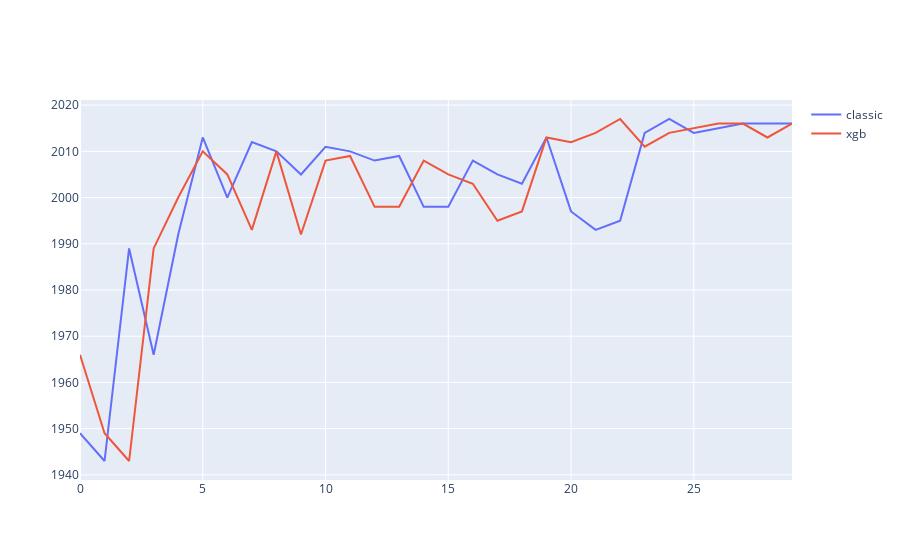

Notebook source saved alongside this figure:
### Markdown cell above
### Compare it to the classic Ranklib model

### Code cell
from ltr.release_date_plot import plot
plot(client, "batman", models = ['classic', 'xgb'])

### Figure 1 — Plotly figure (JSON) as saved in the notebook; plotly's stock layout.template omitted (floating-point values rounded to 4 significant figures)
{"data": [{"mode": "lines", "name": "classic", "text": ["Batman and Robin (1.7170436)", "Batman (1.5719552)", "Batman (-3.9741955)", "Batman (-4.0436997)", "Batman Returns (-4.0865974)", "Batman: The Dark Knight Returns, Part 2 (-4.1983223)", "Batman Beyond: Return of the Joker (-4.1983223)", "Batman: The Dark Knight Returns, Part 1 (-4.1983223)", "Batman: Under the Red Hood (-4.1983223)", "Batman Begins (-4.1983223)", "Batman: Year One (-4.1983223)", "Superman/Batman: Apocalypse (-4.1983223)", "Batman: Gotham Knight (-4.1983223)", "Superman/Batman: Public Enemies (-4.1983223)", "Batman & Mr. Freeze: SubZero (-4.1983223)", "The Batman Superman Movie: World's Finest (-4.1983223)", "Batman Unmasked: The Psychology of the Dark Knight (-4.1983223)", "The Batman vs Dracula (-4.1983223)", "Batman: Mystery of the Batwoman (-4.1983223)", "Lego Batman: The Movie - DC Super Heroes Unite (-4.1983223)", "Batman & Robin (-4.1983223)", "Batman: Mask of the Phantasm (-4.2909575)", "Batman Forever (-4.3057265)", "Batman: Assault on Arkham (-4.346151)", "The Lego Batman Movie (-4.346151)", "Son of Batman (-4.346151)", "Batman vs. Robin (-4.346151)", "Batman: Bad Blood (-4.346151)", "Batman: The Killing Joke (-4.346151)", "Batman v Superman: Dawn of Justice (-4.346151)"], "type": "scatter", "x": [0, 1, 2, 3, 4, 5, 6, 7, 8, 9, 10, 11, 12, 13, 14, 15, 16, 17, 18, 19, 20, 21, 22, 23, 24, 25, 26, 27, 28, 29], "y": [1949, 1943, 1989, 1966, 1992, 2013, 2000, 2012, 2010, 2005, 2011, 2010, 2008, 2009, 1998, 1998, 2008, 2005, 2003, 2013, 1997, 1993, 1995, 2014, 2017, 2014, 2015, 2016, 2016, 2016]}, {"mode": "lines", "name": "xgb", "text": ["Batman (2.5180912)", "Batman and Robin (2.5180912)", "Batman (2.5180912)", "Batman (1.7790745)", "Batman Beyond: Return of the Joker (0.5322004)", "Batman: Under the Red Hood (0.5322004)", "Batman Begins (0.5322004)", "Batman: Mask of the Phantasm (0.5322004)", "Superman/Batman: Apocalypse (0.5322004)", "Batman Returns (0.5322004)", "Batman: Gotham Knight (0.5322004)", "Superman/Batman: Public Enemies (0.5322004)", "Batman & Mr. Freeze: SubZero (0.5322004)", "The Batman Superman Movie: World's Finest (0.5322004)", "Batman Unmasked: The Psychology of the Dark Knight (0.5322004)", "The Batman vs Dracula (0.5322004)", "Batman: Mystery of the Batwoman (0.5322004)", "Batman Forever (0.5322004)", "Batman & Robin (0.5322004)", "Batman: The Dark Knight Returns, Part 2 (-0.689265)", "Batman: The Dark Knight Returns, Part 1 (-0.689265)", "Batman: Assault on Arkham (-0.689265)", "The Lego Batman Movie (-0.689265)", "Batman: Year One (-0.689265)", "Son of Batman (-0.689265)", "Batman vs. Robin (-0.689265)", "Batman: Bad Blood (-0.689265)", "Batman: The Killing Joke (-0.689265)", "Lego Batman: The Movie - DC Super Heroes Unite (-0.689265)", "Batman v Superman: Dawn of Justice (-0.689265)"], "type": "scatter", "x": [0, 1, 2, 3, 4, 5, 6, 7, 8, 9, 10, 11, 12, 13, 14, 15, 16, 17, 18, 19, 20, 21, 22, 23, 24, 25, 26, 27, 28, 29], "y": [1966, 1949, 1943, 1989, 2000, 2010, 2005, 1993, 2010, 1992, 2008, 2009, 1998, 1998, 2008, 2005, 2003, 1995, 1997, 2013, 2012, 2014, 2017, 2011, 2014, 2015, 2016, 2016, 2013, 2016]}], "layout": {}}
